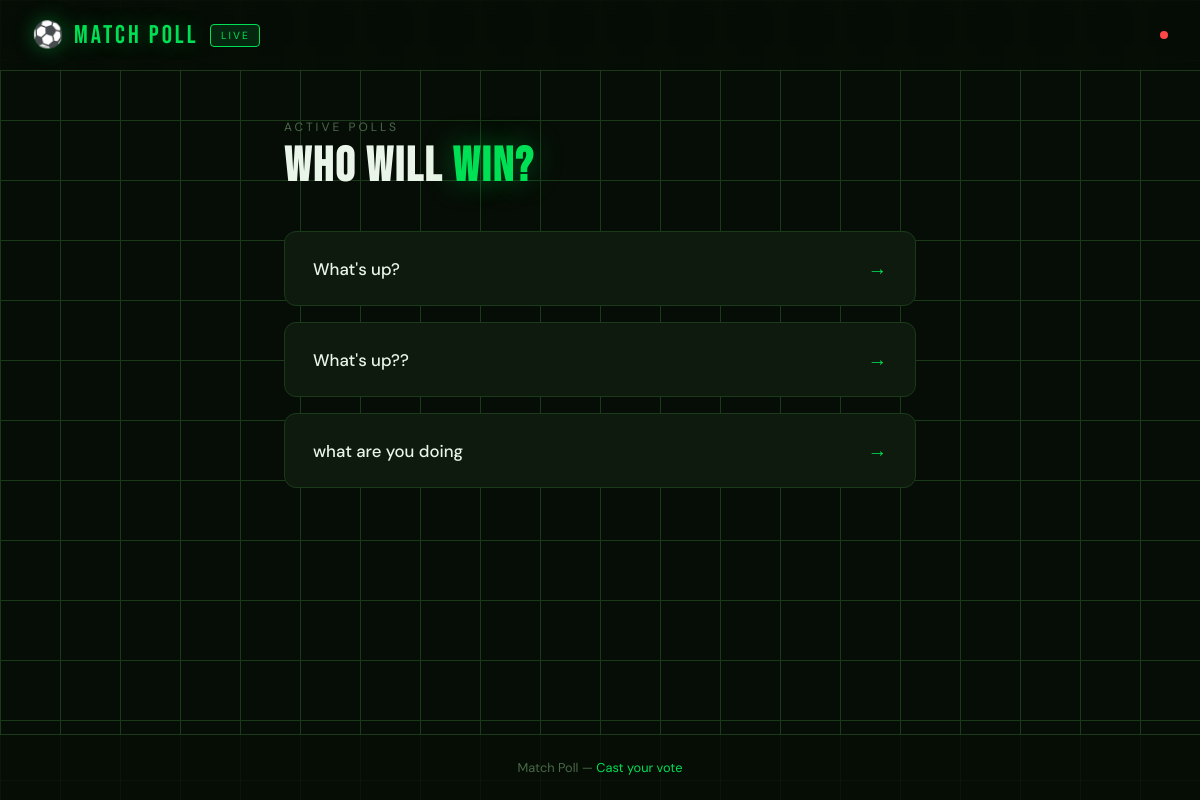
The page /polls/ on the database as committed earlier.
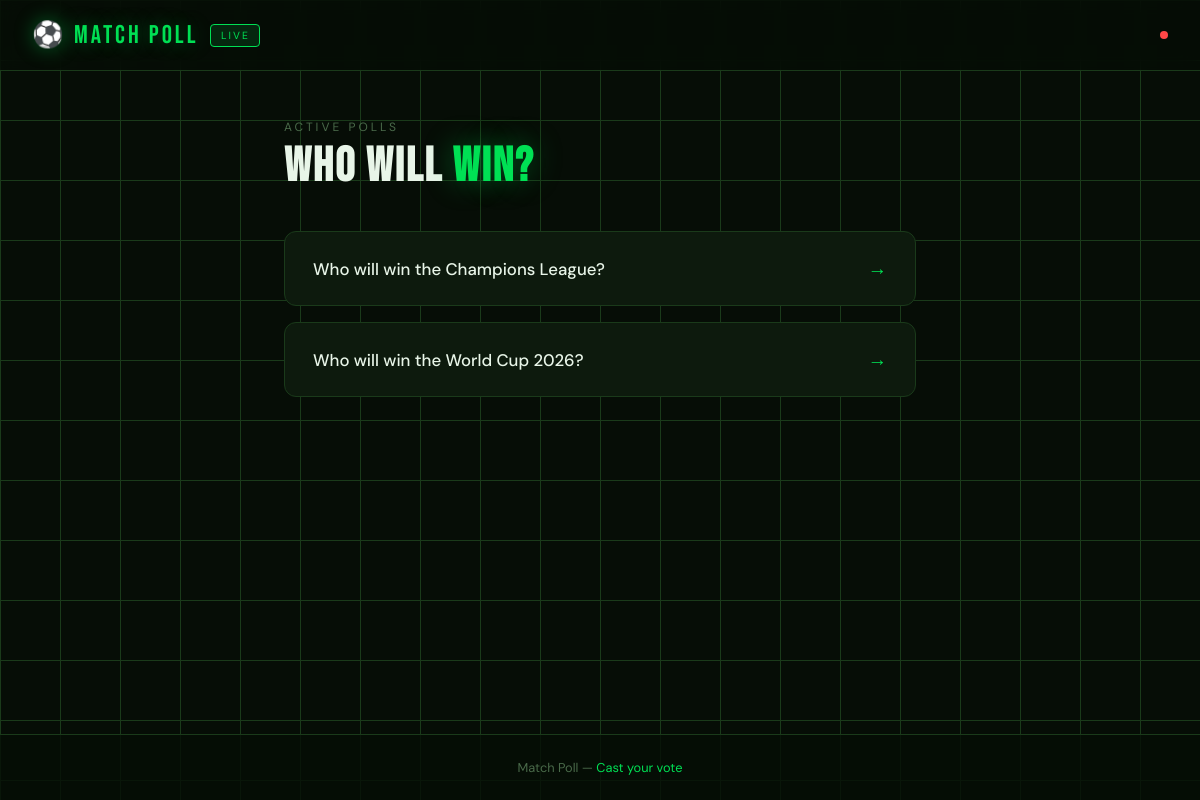
The same page on the database as committed later.
### polls/models.py (models this page shows, shortened)
class Question(models.Model):
    question_text = models.CharField(max_length=200)
    pub_date = models.DateTimeField("date published")

### polls/views.py (the view)
# urls.py: path("", views.IndexView.as_view(), name="index"),
class IndexView(generic.ListView):
    template_name = "polls/index.html"
    context_object_name = "latest_question_list"
    def get_queryset(self):
        return Question.objects.filter(
            pub_date__lte=timezone.now()
        ).order_by("-pub_date")[:5]

### polls/templates/polls/index.html (shortened to what this page needs)
{% extends "base.html" %}
{% load static %}
{% block content %}
<p class="page-label">Active Polls</p>
<h1>Who Will <span>Win?</span></h1>
{% if latest_question_list %}
<ul class="poll-list">
    {% for question in latest_question_list %}
    <li>
        <a class="poll-card" href="{% url 'polls:detail' question.id %}">
            <span class="poll-title">{{ question.question_text }}</span>
            <span class="arrow">→</span>
        </a>
    </li>
    {% endfor %}
</ul>
{% else %}
<div class="empty">
    <p>No polls available right now.</p>
</div>
{% endif %}
{% endblock %}

### templates/base.html (shortened to what this page needs)
<!DOCTYPE html>
<html lang="en">
<head>
</head>
<body>
    <header>
        <span class="logo">⚽ Match Poll</span>
        <span class="badge">Live</span>
        <span class="dot"></span>
    </header>
    <main>
        {% block content %}{% endblock %}
    </main>
    <footer>Match Poll &mdash; <span>Cast your vote</span></footer>
</body>
</html>

### templates/base.html (style rules this page uses)
*, *::before, *::after { box-sizing: border-box; margin: 0; padding: 0; }
:root { --bg: #060d06; --surface: #0d1a0d; --surface2: #112011; --border: #1a3a1a; --accent: #00e054; --accent-dim: #00e05420; --accent2: #ff4747; --text: #e8f5e8; --muted: #4a6a4a; --pitch-line: #1a3a1a; }
body { background: var(--bg); color: var(--text); font-family: 'DM Sans', sans-serif; min-height: 100vh; display: flex; flex-direction: column; background-image: linear-gradient(var(--pitch-line) 1px, transparent 1px), linear-gradient(90deg, var(--pitch-line) 1px, transparent 1px); background-size: 60px 60px; }
header { border-bottom: 1px solid var(--border); padding: 1.2rem 2rem; display: flex; align-items: center; gap: 0.75rem; background: #060d06cc; backdrop-filter: blur(10px); position: sticky; top: 0; z-index: 10; }
header .logo { font-family: 'Bebas Neue', sans-serif; font-size: 1.6rem; letter-spacing: 3px; color: var(--accent); text-shadow: 0 0 20px #00e05460; }
header .badge { background: var(--accent-dim); border: 1px solid var(--accent); color: var(--accent); font-size: 0.65rem; letter-spacing: 2px; text-transform: uppercase; padding: 0.25rem 0.6rem; border-radius: 4px; }
header .dot { width: 8px; height: 8px; background: var(--accent2); border-radius: 50%; animation: pulse 1.5s infinite; margin-left: auto; }
main { flex: 1; max-width: 680px; margin: 0 auto; padding: 3rem 1.5rem; width: 100%; }
footer { text-align: center; padding: 1.5rem; color: var(--muted); font-size: 0.8rem; border-top: 1px solid var(--border); background: #060d06cc; }
footer span { color: var(--accent); }

### polls/templates/polls/index.html (style rules this page uses)
.page-label { font-size: 0.75rem; letter-spacing: 3px; text-transform: uppercase; color: var(--muted); margin-bottom: 0.5rem; }
h1 { font-family: 'Bebas Neue', sans-serif; font-size: 3rem; letter-spacing: 2px; line-height: 1; margin-bottom: 2.5rem; }
h1 span { color: var(--accent); text-shadow: 0 0 30px #00e05460; }
.poll-list { list-style: none; display: flex; flex-direction: column; gap: 1rem; }
.poll-card { background: var(--surface); border: 1px solid var(--border); border-radius: 12px; padding: 1.5rem 1.75rem; display: flex; align-items: center; justify-content: space-between; text-decoration: none; color: var(--text); transition: border-color 0.2s, transform 0.2s, box-shadow 0.2s; }
.poll-card .poll-title { font-size: 1.05rem; font-weight: 500; }
.poll-card .arrow { color: var(--accent); font-size: 1.2rem; }

Rows that differ between the two databases and show on the page:
removed Question: question_text "What's up?"
removed Question: question_text "What's up??"
removed Question: question_text "what are you doing"
added Question: question_text "Who will win the Champions League?"
added Question: question_text "Who will win the World Cup 2026?"
